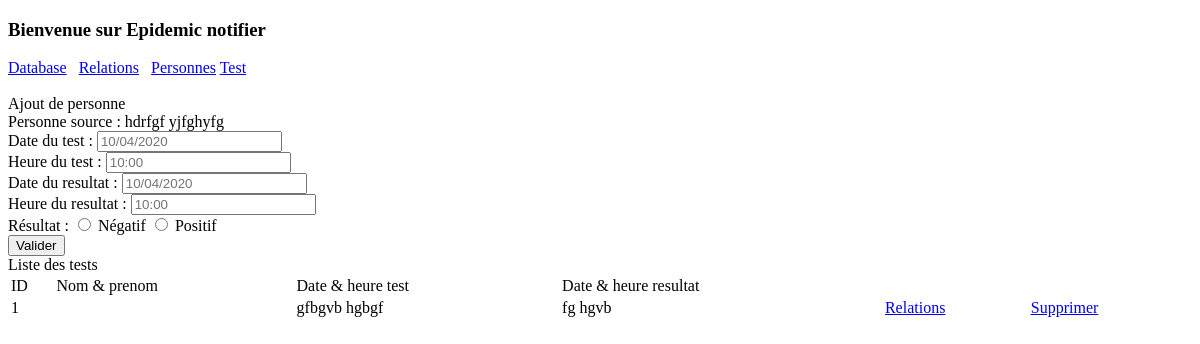
The app's page /tests?personne=1, older data.
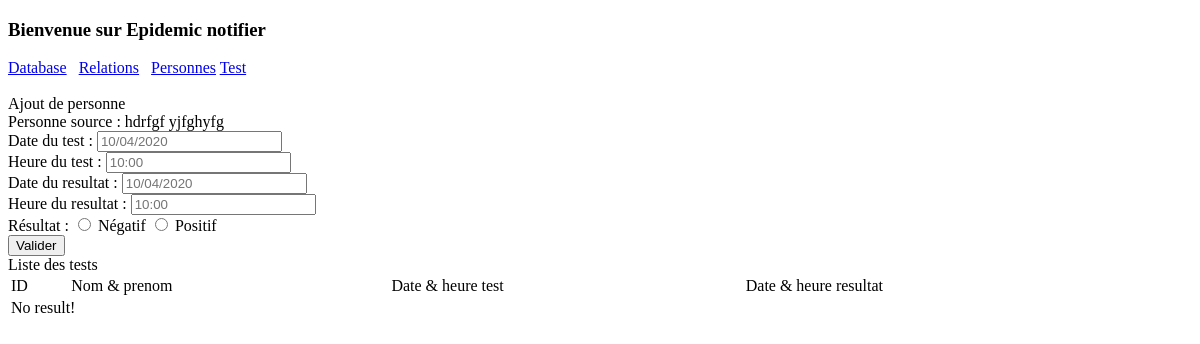
The same page, newer data.
### tables this page shows
CREATE TABLE tests (
            id integer PRIMARY KEY,    
            personne_id integer,
            date_test string,
            heure_test string,
            date_resultat string,
            heure_resultat string,
            resultat int
            );

### app.py (the view)
@app.route("/tests", methods=["GET"])
def home_test():
    id_personne = request.args.get("personne")
    personne = Personne().get_one(id_personne)
    tests = Test().get_all()
    return render_template("test.html", personne=personne, tests=tests)

### treatment/personne.py (called while the page is built)
    def get_one(self, id):
        self.cur.execute("SELECT  * FROM personnes WHERE id=? ORDER BY id ASC", id)
        row = self.cur.fetchone()
        if (row != None):
            return RPersonne(row[0], row[1], row[2], row[3], row[4], row[5])
        return None

### treatment/test.py (called while the page is built)
    def get_all(self):
        self.cur.execute("SELECT  * FROM tests ORDER BY id ASC")
        rows = self.cur.fetchall()
        return [RTest(row[0], row[1], row[2], row[3], row[4], row[5], row[6]) for row in rows]

### templates/test.html (shortened to what this page needs)
<!DOCTYPE html>
<html>
  <head>
    {% include 'inc/header.html' %}
  </head>
  <body>
    {% include 'inc/header_menu.html' %}
    Ajout de personne<br/>
    <form action="/tests" method="POST">
      <div class="row">
        <label>Personne source : </label><label>{{ personne.nom + ' '+ personne.prenom }}</label>
      <div class="row">
        <label>Date du test : </label>
        <input type="text" id="date_test" name="date_test" value="" placeholder="10/04/2020" autocomplete="false"/>
      </div>
      <div class="row">
        <label>Heure du test : </label>
        <input type="text" id="heure_test" name="heure_test" value="" placeholder="10:00" autocomplete="false"/>
      </div>
      <div class="row">
        <label>Date du resultat : </label>
        <input type="text" id="date_resultat" name="date_resultat" value="" placeholder="10/04/2020" autocomplete="false"/>
      </div>
      <div class="row">
        <label>Heure du resultat : </label>
        <input type="text" id="heure_resultat" name="heure_resultat" value="" placeholder="10:00" autocomplete="false"/>
      </div>
      <div class="row">
        <label>Résultat : </label>
        <input type="radio" id="resultat" name="resultat" value="0"> Négatif
        <input type="radio" id="resultat" name="resultat" value="1"> Positif
      </div>
    	<input type="submit" id="btnvalid_test" value="Valider" />
    </form>
    <br/>
    Liste des tests
    <br/>
    <table width="100%">
      <thead>
        <td>ID</td>
        <td>Nom & prenom</td>
        <td>Date & heure test</td>
        <td>Date & heure resultat</td>
        <td></td>
        <td></td>
      </thead>
      <tbody>
        {% if tests %}
          {% for r in tests %}
            <tr>
              <td>{{ r.id }}</td>
              <td>{{ r.nom }}</td>
              <td>{{ r.date_test + ' ' + r.heure_test }}</td>
              <td>{{ r.date_resultat + ' ' + r.heure_resultat }}</td>
              <td><a href="crp?personne={{ r.id }}">Relations</a></td>
              <td><a href="tests/delete/{{ r.id }}" onclick="javascript:return confirm('Etes-vous sûr?');">Supprimer</td>
            </tr>
          {% endfor %}
        {% else %}
          <tr><td colspan="8">No result!</td></tr>
        {% endif %}
      </tbody>
    </table>
  </body>
</html>

Row changes from the older to the newer data that the page shows:
removed tests: id "1", date_test+heure_test "gfbgvb hgbgf", date_resultat+heure_resultat "fg hgvb"
Text that changed along with them:
text now shown: "No result!"
